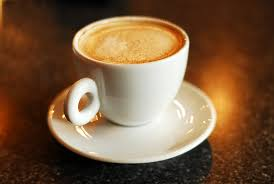
#> input picture images/coffee.jpg, 274 x 184 px
$ jupyter execute Session1.ipynb
#> lines starting #> are read from the running program, lines starting #| are printed output that depends on the picture; after the words box and inside, x2 and y2 are one past the last pixel; in counts of white or black regions, pixels touching at a corner belong together
# Session 1

## Image processing: Overview and applications

**Overview**

Image processing is a kind of signal processing in which the input signal is the image itself and the output can be either a variant of it or a piece of information associated with it. Image processing is interested in raw image enhancments via tuning its parameters or applying different filters. When you are doing image processing you are performing tasks such as sharpening, smoothing, bluring, correcting illumination, etc. It can be either an independent task or preprocessing part of a larger task.

**What's an image**

A digital image can be represented as a matrix with hight and width. Each element in the matrix is a pixel value that possesses spatial information (row and column location) and color value.

The pixel sptial information holds its position in the matrix; e.g: pixel (5, 3) lies in the fifth row and the third column.

The pixel value iteself represents its colour that can differ according to the colour representation. There are various representations such as:

- Grayscale (the example above): A pixel is an integer with a value between 0 to 255 (0 is completely black, 255 is completely white and the mid values are gray shades).
- RGB: A pixel is made up of 3 integers between 0 to 255 (the integers represent the intensity of red, green, and blue).

**Applications**

Image processing manipulates image information in various ways that result in different missions. For example:
- Manipulate pixels count: Quantization, sampling
- Manipulate hight and width: resizing, cropping
- Manipulate pixels relative poisiotns: transitions, shear, rotation
- Manipulate pixel values: Dilation, Sharpening, colour conversion, enhancements
- Manipulate associated pixels: contouring, edge detection

All of those operations and more can be represented as matrix operations. To deal with that we can utilize softwares like Matlab, OpenCV or Scikit-Image.

## OpenCV Tutorial

According to Wikipedia, OpenCV is a library of programming functions mainly aimed at real-time computer vision. Originally developed by Intel, it was later supported by Willow Garage then Itseez. The library is cross-platform and free for use under the open-source Apache 2 License.

> what you actually need to know about openCV: fast, light, open source, python api

So, to get started, you can install open cv python using: `pip install opencv-python`. Then the module name to be imported is `cv2`

[cell 1]
import cv2
import matplotlib.pyplot as plt
import numpy as np

### Reading, writing and displaying images

[cell 2]
img = cv2.imread('./images/coffee.jpg') #takes the image path
#> img is the input picture: shape (184, 274, 3); mean B, G, R 63.1, 90.2, 120.3

[cell 3]
type(img)

[cell 4]
img.shape
#> Out = (184, 274, 3)

[cell 5]
plt.imshow(img)
plt.show()

[cell 6]
cv2.imshow('Coffee', img)
cv2.waitKey()
cv2.destroyAllWindows()

OpenCV utilizes BGR instead of RGB. so let's convert it using `cv2.cvtColor`

[cell 7]
img = cv2.cvtColor(img, cv2.COLOR_BGR2RGB)
plt.imshow(img)
plt.show()

[cell 8]
img2 = img.copy()
img2[:, :, [1,2]] = 0 #(r,g,b) --> (0,1,2)
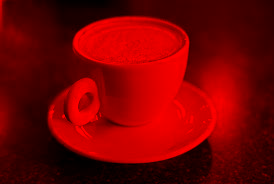
#> img2: shape (184, 274, 3); mean R, G, B 120.3, 0, 0

[cell 9]
plt.imshow(img2)

[cell 10]
cv2.imwrite('./images/coffee_red.jpg', cv2.cvtColor(img2, cv2.COLOR_RGB2BGR))
#> Out = True

### Grayscaling

Grayscaling is converting image coloured image (e.g. RGB) to shades of grey (black & white) as it captures illumination information rather than the colour itself. One of many uses is processing images faster.

According to openCV documentation, it performs the following combination to get the grayscale pixel value:

`Y = 0.299 R + 0.587 G + 0.114 B`

[cell 11]
img2 = img.copy()

[cell 12]
img2.shape
#> Out = (184, 274, 3)

[cell 13]
img2 = cv2.cvtColor(img2, cv2.COLOR_RGB2GRAY)
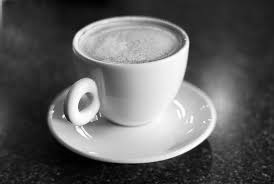
#> img2: shape (184, 274); min 0, max 255, mean 96.2

[cell 14]
img2.shape
#> Out = (184, 274)

[cell 15]
#alternative -> specify the flag for the readmode to be 0 : Grayscale
# img2 = cv2.imread("./images/coffee.jpg", 0)
cv2.imshow('GrayCoffee', img2)
cv2.waitKey()
cv2.destroyAllWindows()

[cell 16]
# `Y = 0.299 R + 0.587 G + 0.114 B`
round(0.299 * img[0,0,0] + 0.587 * img[0,0,1] + 0.114 * img[0,0,2])
#> Out = 176

[cell 17]
img2[0, 0]
#> Out = 176

### Histogram [link](https://en.wikipedia.org/wiki/Histogram_equalization#Implementation)

**cv2.calcHist(images, channels, mask, histSize, ranges[, hist[, accumulate]])**

- images : it is the source image, it should be given in square brackets
- channels : it is also given in square brackets. It is the index of channel for which we calculate histogram. For example, if input is grayscale image, its value is [0]. For color image, you can pass [0], [1] or [2] to calculate histogram of blue, green or red channel respectively.
- mask : mask image. To find histogram of full image, it is given as "None". But if you want to find histogram of particular region of image, you have to create a mask image for that and give it as mask. (I will show an example later.)
- histSize : this represents our BIN count. Need to be given in square brackets. For full scale, we pass [256].
- ranges : this is our RANGE. Normally, it is [0,256].

[cell 18]
img = cv2.imread('./images/low_light.jpg',0)
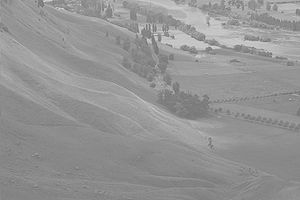
#> input picture images/low_light.jpg, 300 x 200 px
#> img is the input picture: shape (200, 300); min 100, max 223, mean 148

[cell 19]
histogram = cv2.calcHist([img], [0], None, [256], [0, 256])
#> histogram = 256 values, max 2580 at index 138, min 0 at index 0, mean 234.4
plt.plot(histogram)
#> figure, not shown here; curve peaks at x = 138, y = 2580

[cell 20]
equ = cv2.equalizeHist(img)
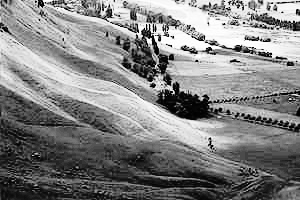
#> equ: shape (200, 300); min 0, max 255, mean 130.5
histogram = cv2.calcHist([equ], [0], None, [256], [0, 256])
#> histogram = 256 values, max 2580 at index 75, min 0 at index 4, mean 234.4
plt.plot(histogram)
#> figure, not shown here; curve peaks at x = 75, y = 2580

[cell 21]
cv2.imshow('Before', img)
cv2.imshow('After', equ)
cv2.waitKey()
cv2.destroyAllWindows()

### Drawing images

[cell 22]
img = cv2.imread("./images/coffee.jpg", -1)
img[:, :, 0].shape
#> Out = (184, 274)

**Lines** `cv2.line(image, start_point, end_point, color, thickness) --> returns image`

Can you notice the order of the start point? (x,y) coordinates

[cell 23]
img2 = img.copy()
cv2.line(img2, (0,0), (137, 92), (120,200,165), 2)
#> img2: shape (184, 274, 3)

cv2.imshow("Blue Line", img2)
cv2.waitKey(0)
cv2.destroyAllWindows()

**Rectangle** `cv2.rectangle(image, starting vertex, opposite vertex, color, thickness) --> returns image`

[cell 24]
img2 = img.copy()
cv2.rectangle(img2, (40,10), (220, 170), (0,0,0), -1)


cv2.imshow("Rect", img2)
cv2.waitKey(0)
cv2.destroyAllWindows()

**Circles** `cv2.cirlce(image, center, radius, color, thickness) --> returns image`

[cell 25]
img2 = img.copy()
cv2.circle(img2, (int(img2.shape[1]/2), int(img2.shape[0]/2)), 90, (0,0,0), -1)


cv2.imshow("Rect", img2)
cv2.waitKey(0)
cv2.destroyAllWindows()

**Excercise**

Try `cv2.polylines(image, [pts], isClosed, color, thickness)`

Try `thickness = -1`

[cell 26]
pts = np.array([[25, 70], [25, 160], [110, 20]],
               np.int32)

print(pts.shape)

# # Let's now reshape our points in form  required by polylines
pts = pts.reshape((-1,1,2))
print(pts.shape)

[cell 27]
img2 = img.copy()
cv2.polylines(img2, [pts], 1, (0,0,0), 3)


cv2.imshow("Rect", img2)
cv2.waitKey(0)
cv2.destroyAllWindows()

**Text**

`cv2.putText(image, 'Text to Display', bottom left starting point, Font, Font Size, Color, Thickness)`

FONT_HERSHEY_SIMPLEX, FONT_HERSHEY_PLAIN, FONT_HERSHEY_DUPLEX,FONT_HERSHEY_COMPLEX, [more](https://docs.opencv.org/4.x/d6/d6e/group__imgproc__draw.html)

[cell 28]
img2 = img.copy()
cv2.putText(img2, 'Latte', (50,180), cv2.FONT_HERSHEY_SCRIPT_COMPLEX, 2, (204, 174, 136), 2)
cv2.imshow("Text", img2)
cv2.waitKey(0)
cv2.destroyAllWindows()

### Translation, Rotation, Scaling

**Translation**

`cv2.warpAffine(Source, Transformation, (Destination)`

More about transformation matrices [here](https://en.wikipedia.org/wiki/Transformation_matrix) & [here](https://docs.opencv.org/3.4/d4/d61/tutorial_warp_affine.html)

[cell 29]
# T is our translation matrix
T = np.float32([[1, 0, 25], [0, 1, 50]])

img2 = cv2.warpAffine(img, T, (0, 0))

cv2.imshow('Translation', img2)
cv2.waitKey()
cv2.destroyAllWindows()

**Rotation**

`cv2.getRotationMatrix2D(new_center_x, new_center_y, angle of rotation, scale)`

[cell 30]
img.shape
#> Out = (184, 274, 3)

[cell 31]
# Divide by two to rototate the image around its centre
rotation_matrix = cv2.getRotationMatrix2D((274/2, 184/2), 90, 1)
rotation_matrix

[cell 32]
rotated_image = cv2.warpAffine(img, rotation_matrix,(img.shape[0], img.shape[1]))

cv2.imshow('Rotated Image', rotated_image)
cv2.waitKey()
cv2.destroyAllWindows()

[cell 33]
rotated_image = cv2.transpose(img)

cv2.imshow('Rotated Image', rotated_image)
cv2.waitKey()
cv2.destroyAllWindows()

Can you notice the difference?

[cell 34]
# 0 --> x-axis flip , 1 -->  y-axis flip
flipped = cv2.flip(img, 1)
cv2.imshow('Flip', flipped)
cv2.waitKey()
cv2.destroyAllWindows()

**Scaling**

`cv2.resize(image, dsize(output image size), x scale, y scale, interpolation)`

More on interpolation [here](https://stackoverflow.com/questions/3112364/how-do-i-choose-an-image-interpolation-method-emgu-opencv)

[cell 35]
# Let's make our image 3/4 of it's original size
image_scaled = cv2.resize(img, None, fx=0.75, fy=0.75)
cv2.imshow('Scaling - Linear Interpolation', image_scaled)
cv2.waitKey()
cv2.destroyAllWindows()

# Let's double the size of our image
img_scaled = cv2.resize(img, None, fx=2, fy=2, interpolation = cv2.INTER_CUBIC)
cv2.imshow('Scaling - Cubic Interpolation', img_scaled)
cv2.waitKey()
cv2.destroyAllWindows()

# Let's skew the re-sizing by setting exact dimensions
img_scaled = cv2.resize(img, (900, 400), interpolation = cv2.INTER_AREA)
#> img_scaled: shape (400, 900, 3)
cv2.imshow('Scaling - Skewed Size', img_scaled)
cv2.waitKey()
cv2.destroyAllWindows()

**Exercise**

implement cropping operation

*hint*: Think of matrix slicing

### Image Pyramids

Useful when scaling images in object detection as:
- the object still has its information in smaller images
- increasing the robustness to detect objects in different image scales

more about upsampling, downsampling techniques [here](https://en.wikipedia.org/wiki/Pyramid_(image_processing))

[cell 36]
smaller = cv2.pyrDown(img)
larger = cv2.pyrUp(smaller)

cv2.imshow('Original', img)
cv2.imshow('Smaller ', smaller )
cv2.imshow('Larger ', larger )
cv2.waitKey(0)
cv2.destroyAllWindows()

### Arithmetic Operations &  Bitwise Operations

**Arithmetic Operations**

[cell 37]
img = cv2.imread('images/Trump.jpg', 0)
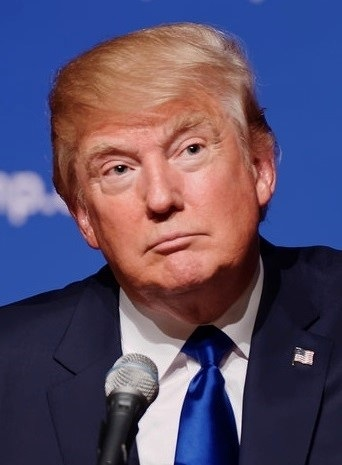
#> input picture images/Trump.jpg, 342 x 465 px
#> img: shape (465, 342); min 0, max 253, mean 84.4

# Create a matrix of ones, then multiply it by a scaler
# This gives a matrix with same dimesions of our image with all values being the scalar value
M = np.ones(img.shape, dtype = "uint8") * 175

# We use this to add this matrix M, to our image
# Notice the increase in brightness
added = cv2.add(img, M)
cv2.imshow("Added", added)

# Likewise we can also subtract
# Notice the decrease in brightness
subtracted = cv2.subtract(img, M)
cv2.imshow("Subtracted", subtracted)

cv2.waitKey(0)
cv2.destroyAllWindows()

**Bitwise Operations**

[cell 38]
# Making a sqare
square = np.zeros((300, 300), np.uint8)
cv2.rectangle(square, (50, 50), (250, 250), 255, -2)
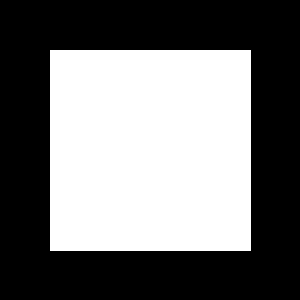
#> square: shape (300, 300); 44.9% white; 1 white region, box (x1, y1, x2, y2) and area: (50, 50, 251, 251) 40401
cv2.imshow("Square", square)
cv2.waitKey(0)

# Making a ellipse
ellipse = np.zeros((300, 300), np.uint8)
cv2.ellipse(ellipse, (150, 150), (150, 150), 30, 0, 180, 255, -1)
#> ellipse: shape (300, 300); 39.6% white; 1 white region, box (x1, y1, x2, y2) and area: (0, 75, 281, 300) 35626
cv2.imshow("Ellipse", ellipse)
cv2.waitKey(0)

cv2.destroyAllWindows()

[cell 39]
# Shows only where they intersect
And = cv2.bitwise_and(square, ellipse)
cv2.imshow("AND", And)
cv2.waitKey(0)

# Shows where either square or ellipse is
bitwiseOr = cv2.bitwise_or(square, ellipse)
cv2.imshow("OR", bitwiseOr)
cv2.waitKey(0)

# Shows where either exist by itself
bitwiseXor = cv2.bitwise_xor(square, ellipse)
cv2.imshow("XOR", bitwiseXor)
cv2.waitKey(0)

# Shows everything that isn't part of the square
bitwiseNot_sq = cv2.bitwise_not(square)
cv2.imshow("NOT - square", bitwiseNot_sq)
cv2.waitKey(0)

### Notice the last operation inverts the image totally

cv2.destroyAllWindows()

### Thresholding, Binarization & Adaptive Thresholding

In thresholding, we convert a grey scale image to it's binary form.

[cell 40]
image = cv2.imread('images/gradient.jpg',0)
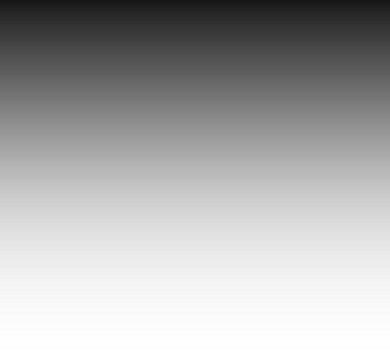
#> input picture images/gradient.jpg, 390 x 363 px
#> image is the input picture: shape (363, 390); min 23, max 255, mean 172.7
cv2.imshow('Original', image)
cv2.waitKey(0)
cv2.destroyAllWindows()

# Values below 127 goes to 0 (black, everything above goes to 255 (white)
ret,thresh1 = cv2.threshold(image, 127, 255, cv2.THRESH_BINARY)
#> thresh1: shape (363, 390); 70.5% white; 1 black region, box (x1, y1, x2, y2) and area: (0, 0, 390, 107) 41730
cv2.imshow('1 Threshold Binary', thresh1)
cv2.waitKey(0)
cv2.destroyAllWindows()

# Values below 127 go to 255 and values above 127 go to 0 (reverse of above)
ret,thresh2 = cv2.threshold(image, 127, 255, cv2.THRESH_BINARY_INV)
cv2.imshow('2 Threshold Binary Inverse', thresh2)
cv2.waitKey(0)
cv2.destroyAllWindows()

# Values above 127 are truncated (held) at 127 (the 255 argument is unused)
ret,thresh3 = cv2.threshold(image, 127, 255, cv2.THRESH_TRUNC)
cv2.imshow('3 THRESH TRUNC', thresh3)
cv2.waitKey(0)
cv2.destroyAllWindows()

# Values below 127 go to 0, above 127 are unchanged
ret,thresh4 = cv2.threshold(image, 127, 255, cv2.THRESH_TOZERO)
cv2.imshow('4 THRESH TOZERO', thresh4)
cv2.waitKey(0)
cv2.destroyAllWindows()

# Resever of above, below 127 is unchanged, above 127 goes to 0
ret,thresh5 = cv2.threshold(image, 127, 255, cv2.THRESH_TOZERO_INV)
cv2.imshow('5 THRESH TOZERO INV', thresh5)
cv2.waitKey(0)
cv2.destroyAllWindows()

Is there a better way off thresholding? The biggest downfall of those simple threshold methods is that we need to provide the threshold value (i.e. the 127 value we used previously).

What if there was a smarter way of doing this?

There is with, Adaptive thresholding. More about thresholding techniques [here])(https://docs.opencv.org/4.x/d7/d4d/tutorial_py_thresholding.html)

### Filtering Colour

[cell 41]
img = cv2.imread("./images/Sunflowers.jpg")
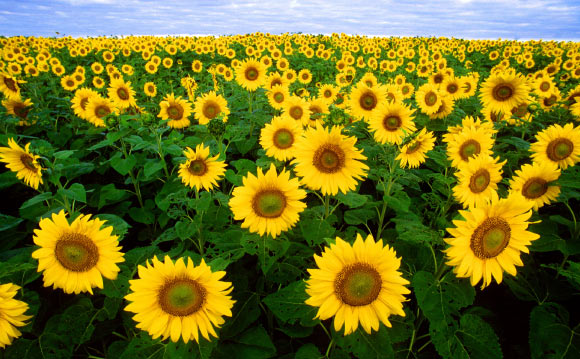
#> input picture images/Sunflowers.jpg, 580 x 359 px
#> img is the input picture: shape (359, 580, 3); mean B, G, R 33.5, 114.1, 115.8

[cell 42]
image_hsv = cv2.cvtColor(img, cv2.COLOR_BGR2HSV)
#> image_hsv: shape (359, 580, 3); mean H, S, V 43.7, 216.2, 135.9

lower = np.array([22, 93, 0], dtype="uint8")
upper = np.array([45, 255, 255], dtype="uint8")

mask = cv2.inRange(image_hsv, lower, upper)
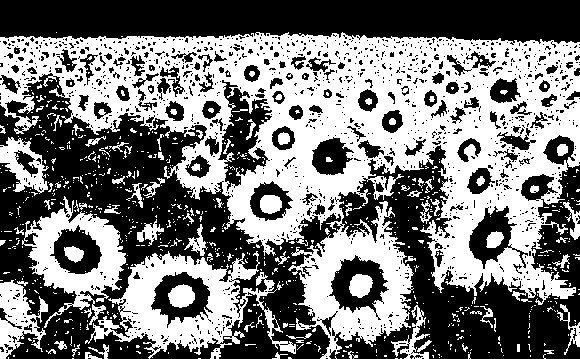
#> mask: shape (359, 580); 47.9% white; 753 white regions (665 under 20 px), largest, box (x1, y1, x2, y2) and area: (0, 32, 580, 359) 73797, (85, 251, 296, 359) 8379, (22, 196, 126, 328) 5057

[cell 43]
res = cv2.bitwise_and(img,img, mask= mask)

cv2.imshow('Original', img)
cv2.imshow('mask', mask)
cv2.imshow('Filtered Color Only', res)
cv2.waitKey(0)
cv2.destroyAllWindows()

[cell 44]
inv_mask = cv2.bitwise_not(mask)
res = cv2.bitwise_and(img,img, mask= inv_mask)
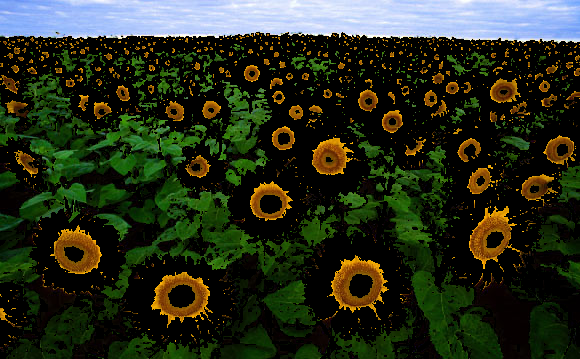
#> res: shape (359, 580, 3); mean B, G, R 29.3, 47.5, 40.9

cv2.imshow('Original', img)
cv2.imshow('inv_mask', inv_mask)
cv2.imshow('Filtered Color Out', res)
cv2.waitKey(0)
cv2.destroyAllWindows()
